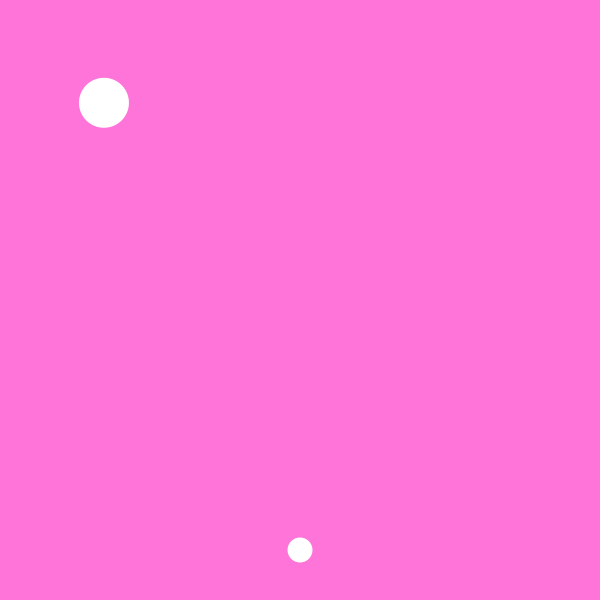
Frame 1 (no input)
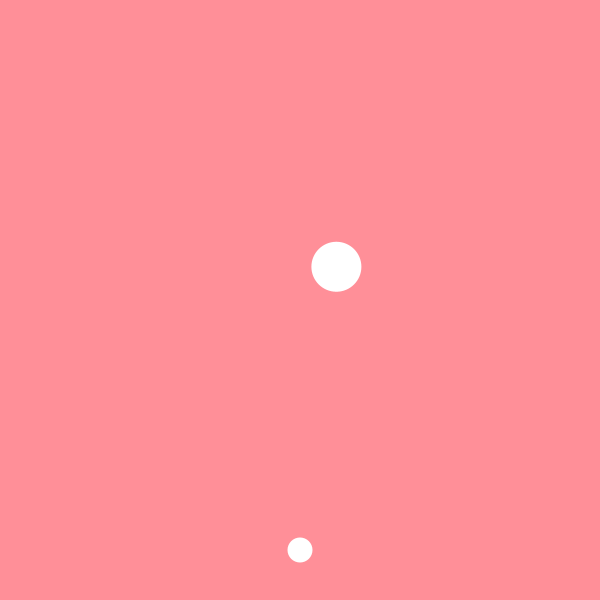
Frame 60 (the mouse pressed at the canvas centre just before this capture)
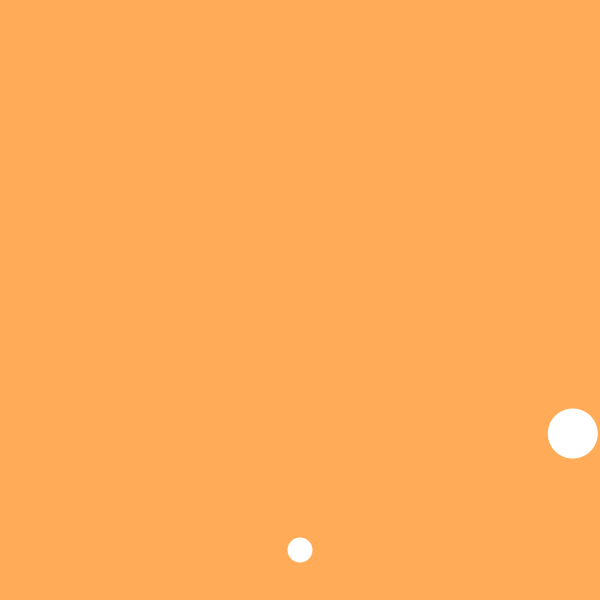
Frame 120 (the mouse held since frame 60 and released just before this capture)

The Processing sketch that drew these frames (run headless with seeded random() and noise(); from frame 60 on, the mouse is pressed at the canvas centre):

// Processing sketch: sketch_190918f
// ── sketch_190918f.pde
float xPos=100, yPos=100, x1=300, y1=550;
float xSpeed, ySpeed;
int size=50, xDirection=1, yDirection=1;
float d, c;
boolean circleClicked = false, buttonClicked=false; 

void setup() {
  size(600, 600);
  xSpeed=random(2, 5);
  ySpeed=random(2, 5);
  noStroke();
}


void draw() {


  float g, b;
  g=map(yPos, 0, height, 100, 200);
  b=map(yPos, 0, height, 255, 21);
  background(255, g, b);
  xPos+=xSpeed;
  yPos+=ySpeed;

  if (buttonClicked) {
    xPos=random(0, 600);
    yPos=random(0, 600);
  }


  ellipse(xPos, yPos, size, size);
  ellipse(x1, y1, size/2, size/2);


  if (xSpeed==0) {
    xSpeed=random(2, 5);
  }


  if (ySpeed==0) {
    ySpeed=random(2, 5);
  }


  if (!circleClicked) {
    xSpeed*=1;
    ySpeed*=1;
  }


  if (circleClicked) {
    xSpeed=0;
    ySpeed=0;
  }


  if (xPos>width-size/2||xPos<size/2) {
    xSpeed*=-1;
    println(xPos);
  } 


  if (yPos>height-size/2||yPos<size/2) {
    ySpeed*=-1;
  }
}


void mousePressed() {
  d=dist(mouseX, mouseY, xPos, yPos);
  if (d<size/2) {
    circleClicked=!circleClicked;
  }
  c=dist(mouseX, mouseY, x1, y1);
  if (c<size/4) {
    buttonClicked=!buttonClicked;
  }
}
